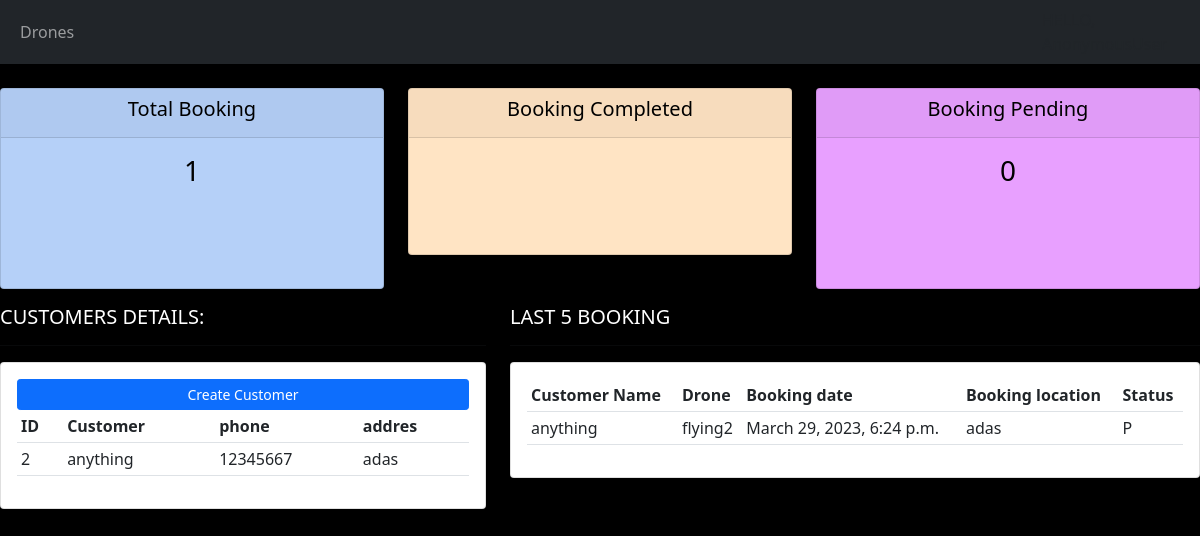
The page / on the database its author committed.
### account/models.py (models this page shows, shortened)
class Customer(models.Model):
    user = models.OneToOneField(
        User, null=True, blank=True, on_delete=models.CASCADE)
    name = models.CharField(max_length=200, null=True)
    phone = models.CharField(max_length=200, null=True)
    email = models.CharField(max_length=200, null=True)
    date_created = models.DateTimeField(auto_now_add=True, null=True)
    location = models.ForeignKey(Location, on_delete=models.CASCADE)

class Location(models.Model):
    location_id = models.AutoField(primary_key=True)
    address_line_1 = models.CharField(max_length=100)
    address_line_2 = models.CharField(max_length=100, blank=True)
    city = models.CharField(max_length=50)
    state = models.CharField(max_length=50)
    postal_code = models.CharField(max_length=10)
    country = models.CharField(max_length=50)
    def __str__(self):
        return f"{self.address_line_1}"

class Booking(models.Model):
    BOOKING_STATUS_CHOICES = (
        ('P', 'Pending'),
        ('D', 'Delivered')
    )
    booking_id = models.AutoField(primary_key=True)
    customer = models.ForeignKey(Customer, on_delete=models.CASCADE)
    drone = models.ForeignKey(Drone, on_delete=models.CASCADE)
    location = models.ForeignKey(Location,on_delete=models.CASCADE)
    booking_date = models.DateTimeField(auto_now_add=True)
    delivery_date = models.DateTimeField(null=True, blank=True)
    status = models.CharField(
        max_length=1, choices=BOOKING_STATUS_CHOICES, default='')

class Drone(models.Model):
    drone_id = models.CharField(max_length=20, unique=True)
    name_drone = models.CharField(max_length=200)
    price_drone = models.FloatField(null=True)
    battery_percentage = models.IntegerField()
    description = models.CharField(max_length=200, null=True)
    date_created = models.DateTimeField(max_length=200, null=True)
    def __str__(self):
        return self.name_drone

### account/views.py (the view)
# urls.py: 2. Add a URL to urlpatterns:  path('', views.home, name='home')
def home(request):
    booking = Booking.objects.all()
    customers = Customer.objects.all()
    total_customers = customers.count()
    total_booking = booking.count()
    delivered = booking.filter(status='Delivered').count()
    pending = booking.filter(status='Pending').count()
    context = {'booking': booking, 'customers': customers,
               'total_customers': total_customers, 'total_booking': total_booking,'deliverd' : delivered,'pending':pending}
    return render(request,'accounts/dashboard.html',context)

### account/templates/accounts/dashboard.html (shortened to what this page needs)
{% extends "accounts/base.html" %}
{% block content %}
{% include 'accounts/status.html' %}
<div class="row">
	<div class="col-md-5">
		<h5>CUSTOMERS DETAILS:</h5>
		<hr>
		<div class="card card-body">
			<a class="btn btn-primary  btn-sm btn-block" href="">Create Customer</a>
			<table class="table table-sm">
				<tr>
					<th>ID</th>
					<th>Customer</th>
					<th>phone</th>
					<th>addres</th>
				</tr>
				{% for customer in customers %}
				 <tr>
					<td>{{customer.id}}</td>
					<td>{{customer.name}}</td>
					<td>{{customer.phone}}</td>
					<td>{{customer.location}}</td>
    			</tr>
				{% endfor %}
			</table>
		</div>
	</div>
	<div class="col-md-7">
		<h5>LAST 5 BOOKING</h5>
		<hr>
		<div class="card card-body">
			<table class="table table-sm">
				<tr>
					<th>Customer Name</th>
					<th>Drone</th>
					<th>Booking date</th>
					<th>Booking location</th>
					<th>Status</th>
				</tr>
				{% for customer in customers %}
					<td>{{customer.name}}</td>
				{% endfor %}
				{% for i in booking  %}
						<td>{{i.drone}}</td>
						<td>{{i.booking_date}}</td>
						<td>{{i.location}}</td>
						<td>{{i.status}}</td>
				{% endfor %}
			</table>
		</div>
	</div>
</div>
{% endblock content %}

### account/templates/accounts/base.html (style rules this page uses)
body { background-color: black }

### account/templates/accounts/dashboard.html (style rules this page uses)
h5 { color: white; }

### rows shown on the page
Customer: id "2", name "anything", phone "12345667", location "adas"
Booking: drone "flying2", booking_date "March 29, 2023, 6:24 p.m.", location "adas", status "P"

### other values the page prints
{{ total_booking }} "1"
{{ pending }} "0"
